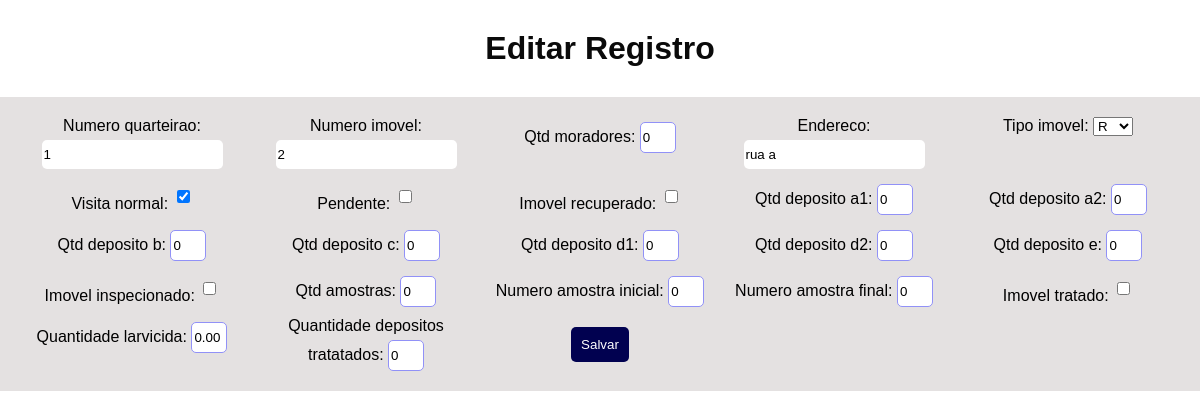
Screenshot of /editar/1/ (signed in) with the database file from the repository.
### coleta_dados/models.py (models this page shows, shortened)
class DadosColetados(models.Model):
    usuario = models.ForeignKey(User, on_delete=models.CASCADE)
    numero_quarteirao = models.CharField(max_length=100)
    numero_imovel = models.CharField(max_length=100)
    qtd_moradores = models.IntegerField(null=True, blank=True, default=0)
    endereco = models.CharField(max_length=255)
    tipo_imovel = models.CharField(
        max_length=2,
        choices=[
            ('R', 'R'),
            ('C', 'C'),
            ('TB', 'TB'),
            ('PE', 'PE'),
            ('O', 'O')
        ],
        default='R'
    )
    data_cadastro = models.DateField(auto_now_add=True)
    visita_normal = models.BooleanField(default=False)
    pendente = models.BooleanField(default=False)
    imovel_recuperado = models.BooleanField(default=False)
    qtd_deposito_a1 = models.IntegerField(null=True, blank=True, default=0)
    qtd_deposito_a2 = models.IntegerField(null=True, blank=True, default=0)
    qtd_deposito_b = models.IntegerField(null=True, blank=True, default=0)
    qtd_deposito_c = models.IntegerField(null=True, blank=True, default=0)
    qtd_deposito_d1 = models.IntegerField(null=True, blank=True, default=0)
    qtd_deposito_d2 = models.IntegerField(null=True, blank=True, default=0)  # Corrigido
    qtd_deposito_e = models.IntegerField(null=True, blank=True, default=0)
    imovel_inspecionado = models.BooleanField(default=False)
    qtd_amostras = models.IntegerField(null=True, blank=True, default=0)
    numero_amostra_inicial = models.IntegerField(null=True, blank=True, default=0)
    numero_amostra_final = models.IntegerField(null=True, blank=True, default=0)
    imovel_tratado = models.BooleanField(default=False)
    quantidade_larvicida = models.DecimalField(max_digits=10, decimal_places=2, null=True, blank=True, default=0)
    quantidade_depositos_tratatados = models.IntegerField(null=True, blank=True, default=0)

### coleta_dados/views.py (the view)
# urls.py: path('editar/<int:pk>/', views.editar_dados, name='editar_dados'),
@login_required
def editar_dados(request, pk):
    dados = get_object_or_404(DadosColetados, pk=pk)
    if request.method == "POST":
        form = DadosColetadosForm(request.POST, instance=dados)
        if form.is_valid():
            form.save()
            return redirect('listar_dados')  # Redireciona para a lista de dados após salvar
    else:
        form = DadosColetadosForm(instance=dados)
    return render(request, 'coleta_dados/editar_dados.html', {'form': form})
    pass

### coleta_dados/forms.py (shortened to what this page needs)
class DadosColetadosForm(forms.ModelForm):
    class Meta:
        model = DadosColetados
        fields = (
            'numero_quarteirao',
            'numero_imovel',
            'qtd_moradores',
            'endereco',
            'tipo_imovel',
            'visita_normal',
            'pendente',
            'imovel_recuperado',
            'qtd_deposito_a1',
            'qtd_deposito_a2',
            'qtd_deposito_b',
            'qtd_deposito_c',
            'qtd_deposito_d1',
            'qtd_deposito_d2',
            'qtd_deposito_e',
            'imovel_inspecionado',
            'qtd_amostras',
            'numero_amostra_inicial',
            'numero_amostra_final',
            'imovel_tratado',
            'quantidade_larvicida',
            'quantidade_depositos_tratatados',
        )

### coleta_dados/templates/coleta_dados/editar_dados.html (shortened to what this page needs)
<!DOCTYPE html>
<html lang="en">
<head>
    {% load static %}
    <link rel="stylesheet" href="{% static 'css/styles.css' %}">
</head>
<body>
    <h1>Editar Registro</h1>
    <form method="post">
        {{ form.as_p }}
        <button type="submit">Salvar</button>
    </form>
</body>
</html>

### static/css/styles.css (style rules this page uses)
body { font-family: Arial, sans-serif; margin: 0; padding: 0; box-sizing: border-box; }
h1 { margin-top: 30px; margin-bottom: 30px; color: #0a0a0a; text-align: center; }
form { text-align: center; display: grid; grid-template-columns: repeat(auto-fit, minmax(200px, 1fr)); gap: 10px; margin-bottom: 20px; background-color: rgb(228, 225, 225); padding: 20px; justify-content: center; }
form button { margin: auto; border-radius: 5px; border: none; }
form input { height: 25px; border-radius: 5px; border: none; padding: 2px; margin-top: 5px; }
button { background-color: rgb(1, 1, 80); text-decoration: none; padding: 10px; color: #fffefe; width: auto; max-width: 100px; }
input[type="number"] { border: 1px solid rgb(145, 145, 247); padding: 2px; width: 30px; }
p { margin: 0; padding: 0; }

### rows the page displays
DadosColetados: numero_quarteirao "1", numero_imovel "2", qtd_moradores "0", endereco "rua a", tipo_imovel "R", visita_normal "☑", qtd_deposito_a1 "0", qtd_deposito_a2 "0", qtd_deposito_b "0", qtd_deposito_c "0", qtd_deposito_d1 "0", qtd_deposito_d2 "0", qtd_deposito_e "0", qtd_amostras "0", numero_amostra_inicial "0", numero_amostra_final "0", quantidade_larvicida "0.00", quantidade_depositos_tratatados "0"
